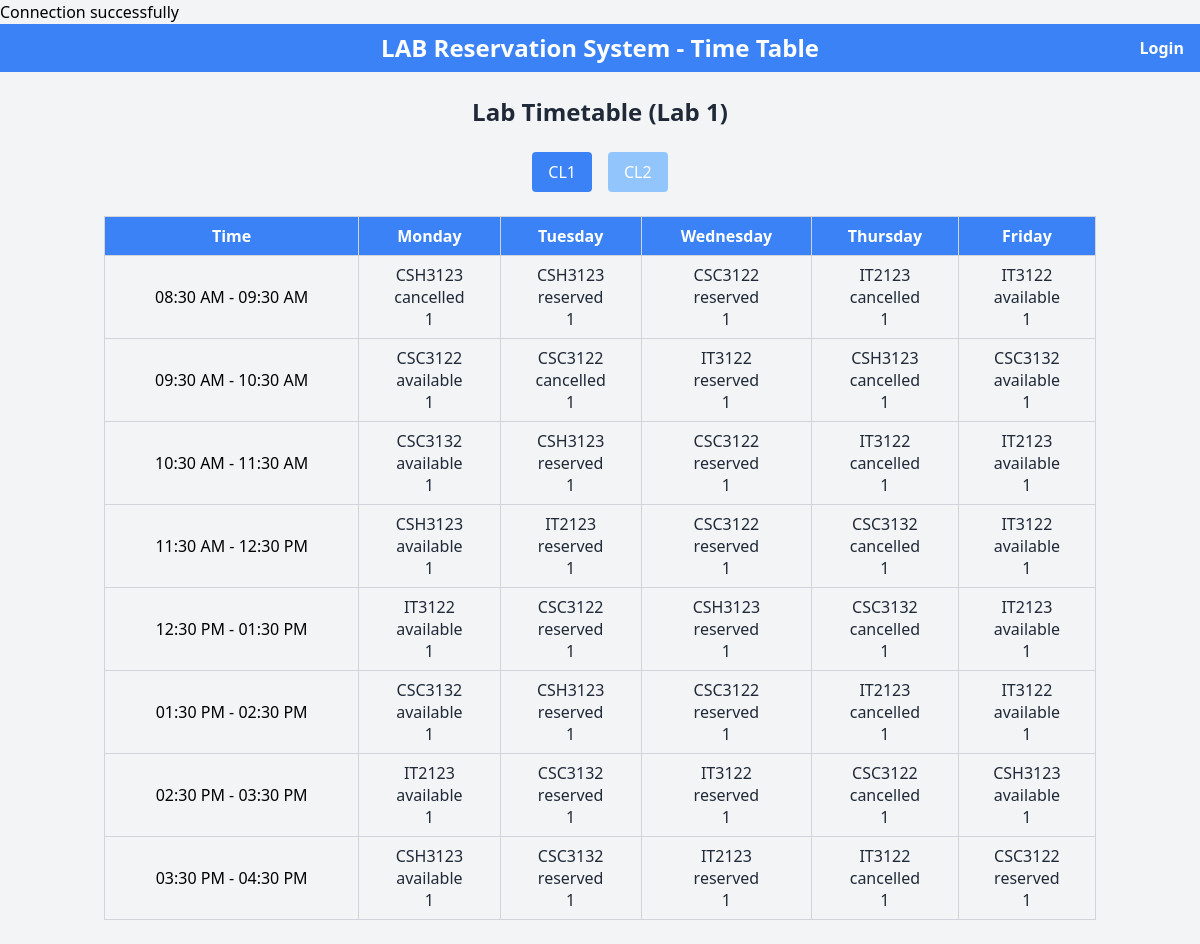
Before: / with the older database file.
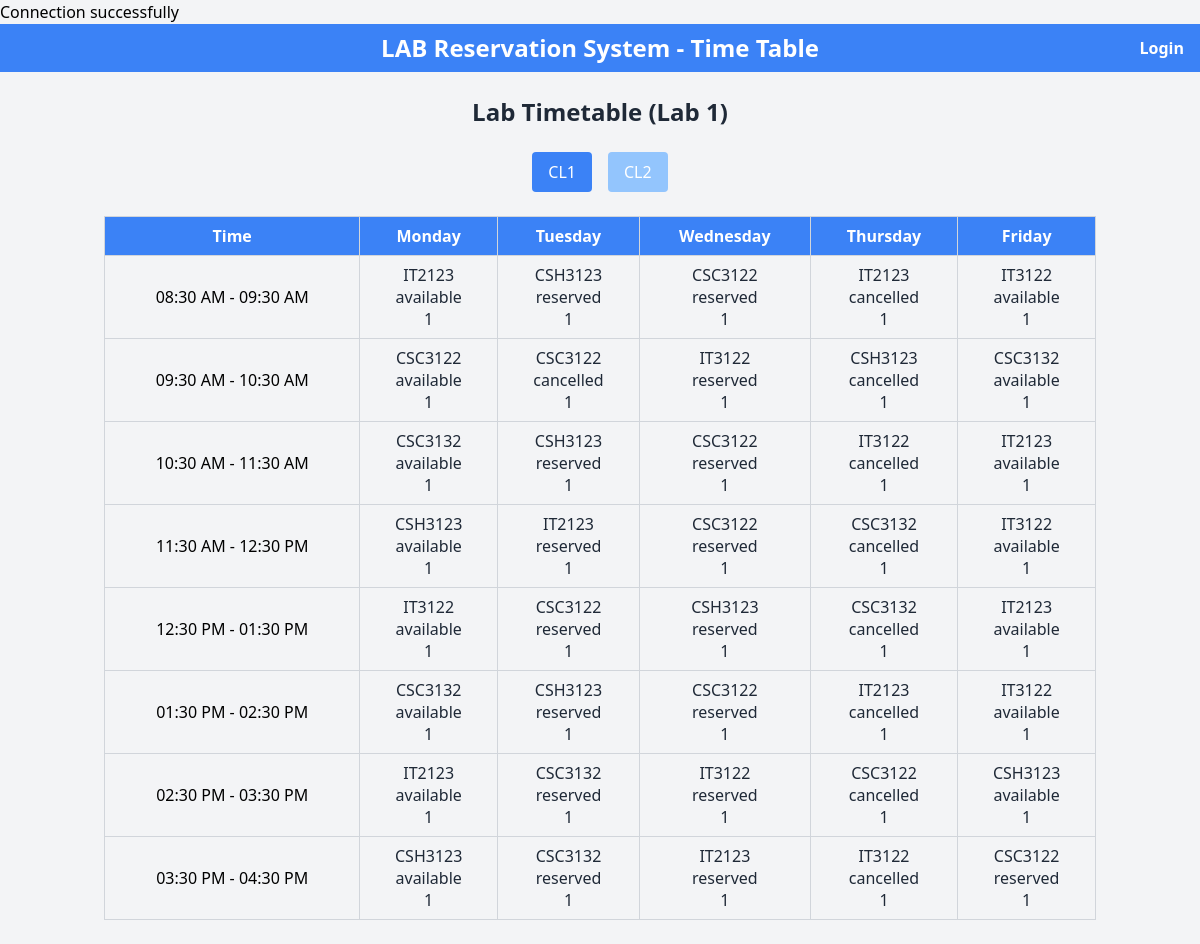
After: the same page with the newer database file.
### tables this page shows
CREATE TABLE `timetable_slots` (
  `id` int(11) NOT NULL,
  `day_of_week` enum('Monday','Tuesday','Wednesday','Thursday','Friday') NOT NULL,
  `start_time` time DEFAULT NULL,
  `end_time` time DEFAULT NULL,
  `lab_id` int(11) NOT NULL,
  `subject_code` varchar(8) DEFAULT NULL,
  `status` enum('available','reserved','cancelled') DEFAULT 'available'
);

### index.php (the view, shortened to what this page needs)
<?php
require 'conf/dbconf.php';
function initializeTimetable($days, $hours) {
    $timetable = [];
    foreach ($days as $day) {
        $timetable[$day] = [];
        foreach ($hours as $hour) {
            $start = sprintf('%02d:30:00', $hour);
            $end = sprintf('%02d:30:00', $hour + 1);
            $timetable[$day][] = [
                'start_time' => $start,
                'end_time' => $end,
                'status' => 'available',
                'subject_code' => null,
                'id' => null,
                'day_of_week' => $day
            ];
        }
    }
    return $timetable;
}
function fetchTimetableData($conn, $lab_id) {
    $stmt = $conn->prepare(<<<SQL
        SELECT day_of_week, start_time, end_time, status, subject_code, id,lab_id
        FROM timetable_slots
        WHERE lab_id = ?
        ORDER BY FIELD(day_of_week, 'Monday', 'Tuesday', 'Wednesday', 'Thursday', 'Friday'), start_time
    SQL);
    $stmt->bind_param("i", $lab_id);
    $stmt->execute();
    return $stmt->get_result();
}
function renderTimetable($days, $timetable, $hours) {
    echo "<table class='table-auto w-full border-collapse border border-gray-300'>";
    echo "<thead><tr class='bg-blue-500 text-white'>";
    echo "<th class='border border-gray-300 px-4 py-2'>Time</th>";
    foreach ($days as $day) {
        echo "<th class='border border-gray-300 px-4 py-2'>{$day}</th>";
    }
    echo "</tr></thead><tbody>";
    foreach ($hours as $hour) {
        $start_time = sprintf('%02d:30:00', $hour);
        $end_time = sprintf('%02d:30:00', $hour + 1);
        echo "<tr>";
        echo "<td class='border border-gray-300 px-4 py-2 text-center'>" . date('h:i A', strtotime($start_time)) . " - " . date('h:i A', strtotime($end_time)) . "</td>";
        foreach ($days as $day) {
            $slot = array_filter($timetable[$day], fn($s) => $s['start_time'] === $start_time);
            $slot = current($slot) ?: ['status' => 'available', 'subject_code' => null, 'id' => null, 'start_time' => $start_time, 'day_of_week' => $day];
            $display_status = $slot['status'];
            $display_subject = $slot['subject_code'] ?? '';
            $display_labid = $slot['lab_id'] ?? '';
            echo "<td class='hover:bg-gray-100 border border-gray-300 px-4 py-2 text-center'>";
            echo "<div class='font-medium text-gray-800'>{$display_subject}</div>";
            echo "<div class='font-medium text-gray-800'>{$display_status}</div>";
            echo "<div class='font-medium text-gray-800'>{$display_labid}</div>";
            echo "</td>";
        }
        echo "</tr>";
    }
    echo "</tbody></table>";
}
$lab_id = isset($_GET['lab_id']) ? intval($_GET['lab_id']) : 1;
$days = ['Monday', 'Tuesday', 'Wednesday', 'Thursday', 'Friday'];
$hours = range(8, 15);
$timetable = initializeTimetable($days, $hours);
$result = fetchTimetableData($conn, $lab_id);
updateTimetable($timetable, $result);
?>
<!DOCTYPE html>
<html lang="en">
<head>
    <script src="https://cdn.tailwindcss.com"></script>
</head>
<body class="bg-gray-100 font-sans">
<div class="bg-blue-500 text-white p-2 text-center text-2xl font-bold relative">
    <span class="block">LAB Reservation System - Time Table</span>
    <a href="public/login/login.php" class="absolute right-4 top-1/2 transform -translate-y-1/2 text-white text-base">Login</a>
</div>
<div class="container mx-auto px-4 py-6">
    <h1 class="text-2xl font-bold text-center text-gray-800 mb-6">Lab Timetable (Lab <?php echo $lab_id; ?>)</h1>
    <div class="flex justify-center space-x-4 mb-6">
        <a href="index.php?lab_id=1" class="bg-blue-<?php echo ($lab_id == 1) ? '500' : '300'; ?> text-white px-4 py-2 rounded hover:bg-blue-600">CL1</a>
        <a href="index.php?lab_id=2" class="bg-blue-<?php echo ($lab_id == 2) ? '500' : '300'; ?> text-white px-4 py-2 rounded hover:bg-blue-600">CL2</a>
    </div>
    <?php renderTimetable($days, $timetable, $hours); ?>
</div>
</body>
</html>

Changed rows visible on the page:
changed timetable_slots (number 1 of 40 on the later page): subject_code "CSH3123" → "IT2123"; status "cancelled" → "available"
